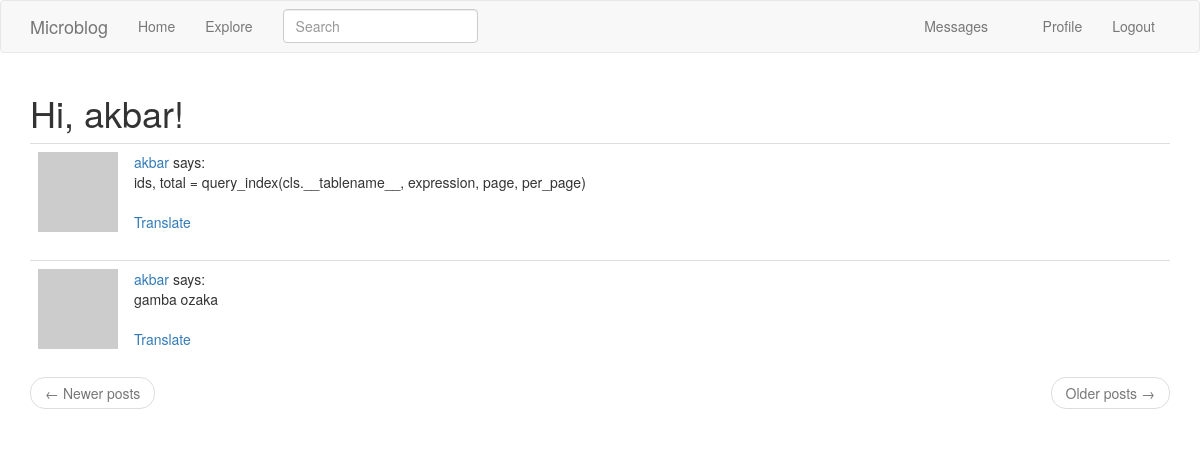
The page /explore (signed in) on the database as committed earlier.
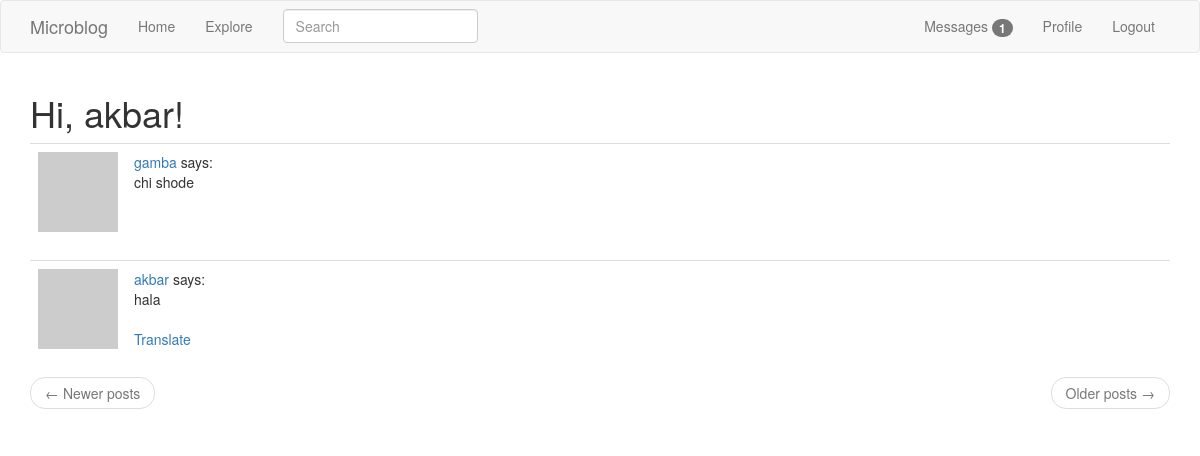
The same page on the database as committed later.
### app/models.py (models this page shows, shortened)
class User(UserMixin, db.Model):
    id = db.Column(db.Integer, primary_key=True)
    username = db.Column(db.String(64), index=True, unique=True)
    email = db.Column(db.String(120), index=True, unique=True)
    password_hash = db.Column(db.String(128))
    about_me = db.Column(db.String(140))
    last_seen = db.Column(db.DateTime, default=datetime.utcnow)
    last_message_read_time = db.Column(db.DateTime)
    posts = db.relationship('Post', backref='author', lazy='dynamic')
    tasks = db.relationship('Task', backref='user', lazy='dynamic')
    notifications = db.relationship('Notification', backref='user',
                                    lazy='dynamic')
    messages_sent = db.relationship('Message',
                                    foreign_keys='Message.sender_id',
                                    backref='author', lazy='dynamic')
    messages_received = db.relationship('Message',
                                        foreign_keys='Message.recipient_id',
                                        backref='recipient', lazy='dynamic')
    followed = db.relationship(
        'User', secondary=followers,
        primaryjoin=(followers.c.follower_id == id),
        secondaryjoin=(followers.c.followed_id == id),
        backref=db.backref('followers', lazy='dynamic'), lazy='dynamic')
    def avatar(self, size):
        digest = md5(self.email.lower().encode('utf-8')).hexdigest()
        return 'https://www.gravatar.com/avatar/{}?d=identicon&s={}'.format(
            digest, size)
    def new_messages(self):
        last_read_time = self.last_message_read_time or datetime(1900, 1, 1)
        return Message.query.filter_by(recipient=self).filter(
            Message.timestamp > last_read_time).count()
    def get_tasks_in_progress(self):
        return Task.query.filter_by(user=self, complete=False).all()

class SearchableMixin(object):
    @classmethod
    def before_commit(cls, session):
        session._changes = {
            'add': list(session.new),
            'update': list(session.dirty),
            'delete': list(session.deleted)
        }
    @classmethod
    def after_commit(cls, session):
        for obj in session._changes['add']:
            if isinstance(obj, SearchableMixin):
                add_to_index(obj.__tablename__, obj)
        for obj in session._changes['update']:
            if isinstance(obj, SearchableMixin):
                add_to_index(obj.__tablename__, obj)
        for obj in session._changes['delete']:
            if isinstance(obj, SearchableMixin):
                remove_from_index(obj.__tablename__, obj)
        session._changes = None

class Post(SearchableMixin, db.Model):
    __searchable__ = ['body']
    id = db.Column(db.Integer, primary_key=True)
    body = db.Column(db.String(140))
    timestamp = db.Column(db.DateTime, index=True, default=datetime.utcnow)
    user_id = db.Column(db.Integer, db.ForeignKey('user.id'))
    language = db.Column(db.String(5))

### app/main/routes.py (the view)
@bp.route('/explore')
@login_required
def explore():
    page = request.args.get('page', 1, type=int)
    posts = Post.query.order_by(Post.timestamp.desc()).paginate(
        page=page, per_page=current_app.config['POSTS_PER_PAGE'],
        error_out=False)
    next_url = url_for('main.explore', page=posts.next_num) \
        if posts.has_next else None
    prev_url = url_for('main.explore', page=posts.prev_num) \
        if posts.has_prev else None
    return render_template('index.html', title=_('Explore'),
                           posts=posts.items, next_url=next_url,
                           prev_url=prev_url)

### app/main/forms.py
class SearchForm(FlaskForm):
    q = StringField(_l('Search'), validators=[DataRequired()])
    def __init__(self, *args, **kwargs):
        if 'formdata' not in kwargs:
            kwargs['formdata'] = request.args
        if 'meta' not in kwargs:
            kwargs['meta'] = {'csrf': False}
        super(SearchForm, self).__init__(*args, **kwargs)

### app/main/routes.py (called while the page is built)
@bp.before_app_request
def before_request():
    if current_user.is_authenticated:
        current_user.last_seen = datetime.utcnow()
        db.session.commit()
        g.search_form = SearchForm()
    g.locale = str(get_locale())

### app/models.py (called while the page is built)
@login.user_loader
def load_user(id):
    return User.query.get(int(id))

### app/templates/index.html (shortened to what this page needs)
{% extends "base.html" %}
{% import 'bootstrap/wtf.html' as wtf %}
{% block app_content %}
    <h1>{{ _('Hi, %(username)s!', username=current_user.username) }}</h1>
    {% for post in posts %}
        {% include '_post.html' %}
    {% endfor %}
    <nav aria-label="...">
        <ul class="pager">
            <li class="previous{% if not prev_url %} disabled{% endif %}">
                <a href="{{ prev_url or '#' }}">
                    <span aria-hidden="true">&larr;</span> {{ _('Newer posts') }}
                </a>
            </li>
            <li class="next{% if not next_url %} disabled{% endif %}">
                <a href="{{ next_url or '#' }}">
                    {{ _('Older posts') }} <span aria-hidden="true">&rarr;</span>
                </a>
            </li>
        </ul>
    </nav>
{% endblock %}

### app/templates/base.html (shortened to what this page needs)
{% extends 'bootstrap/base.html' %}
{% block navbar %}
    <nav class="navbar navbar-default">
        <div class="container">
            <div class="navbar-header">
                <a class="navbar-brand" href="{{ url_for('main.index') }}">Microblog</a>
            </div>
            <div class="collapse navbar-collapse" id="bs-example-navbar-collapse-1">
                <ul class="nav navbar-nav">
                    <li><a href="{{ url_for('main.index') }}">{{ _('Home') }}</a></li>
                    <li><a href="{{ url_for('main.explore') }}">{{ _('Explore') }}</a></li>
                </ul>
                {% if g.search_form %}
                <form class="navbar-form navbar-left" method="get"
                        action="{{ url_for('main.search') }}">
                    <div class="form-group">
                        {{ g.search_form.q(size=20, class='form-control',
                            placeholder=g.search_form.q.label.text) }}
                    </div>
                </form>
                {% endif %}
                <ul class="nav navbar-nav navbar-right">
                    {% if current_user.is_anonymous %}
                    <li><a href="{{ url_for('auth.login') }}">{{ _('Login') }}</a></li>
                    {% else %}
                    <li>
                        <a href="{{ url_for('main.messages') }}">
                            {{ _('Messages') }}
                            {% set new_messages = current_user.new_messages() %}
                            <span id="message_count" class="badge"
                                  style="visibility: {% if new_messages %}visible{% else %}hidden {% endif %};">
                                {{ new_messages }}
                            </span>
                        </a>
                    </li>
                    <li><a href="{{ url_for('main.user', username=current_user.username) }}">{{ _('Profile') }}</a></li>
                    <li><a href="{{ url_for('auth.logout') }}">{{ _('Logout') }}</a></li>
                    {% endif %}
                </ul>
            </div>
        </div>
    </nav>
{% endblock %}
{% block content %}
    <div class="container">
        {% block app_content %}{% endblock %}
    </div>
{% endblock %}

### app/templates/_post.html
    <table class="table table-hover">
        <tr>
            <td width="70px">
                <a href="{{ url_for('main.user', username=post.author.username) }}">
                    <img src="{{ post.author.avatar(70) }}" />
                </a>
            </td>
            <td>
                    <span class="user_popup">
                        <a href="{{ url_for('main.user', username=post.author.username) }}">
                            {{ post.author.username }}
                        </a>
                    </span>
                says:
                <br>
                <span id="post{{ post.id }}">{{ post.body }}</span>
                {% if post.language and post.language != g.locale %}
                <br><br>
                <span id="translation{{ post.id }}">
                    <a href="javascript:translate(
                                '#post{{ post.id }}',
                                '#translation{{ post.id }}',
                                '{{ post.language }}',
                                '{{ g.locale }}');">{{ _('Translate') }}</a>
                </span>
                {% endif %}
            </td>
        </tr>
    </table>

Rows that differ between the two databases and show on the page:
removed Post: author.username "akbar", body "ids, total = query_index(cls.__tablename__, expression, page, per_page)"
added Post: author.username "gamba", body "chi shode"
changed Post "akbar": body "gamba ozaka" → "hala"
Other text that changed with them:
{{ new_messages }}: (not shown) → "1"
